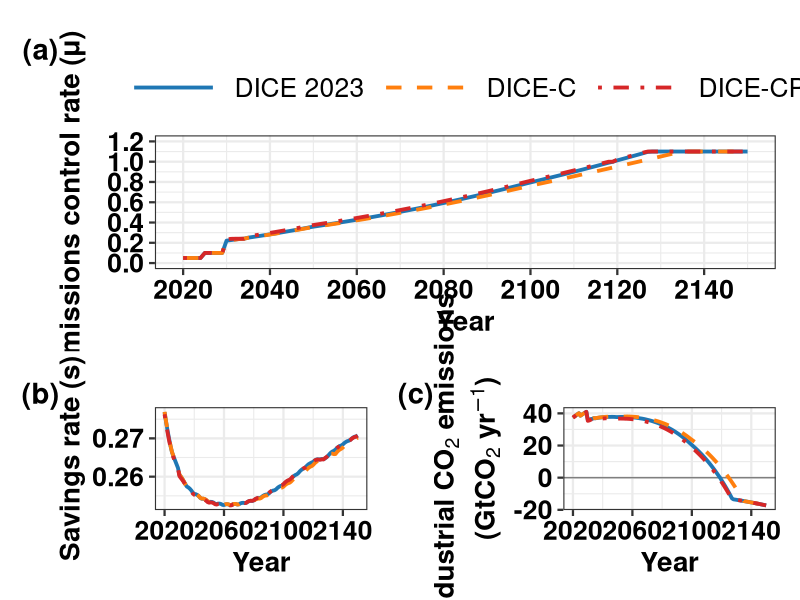
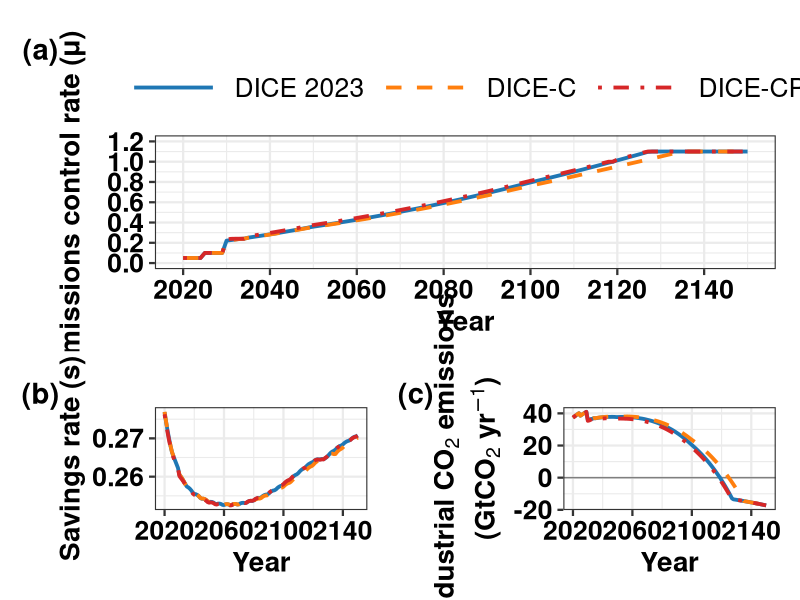
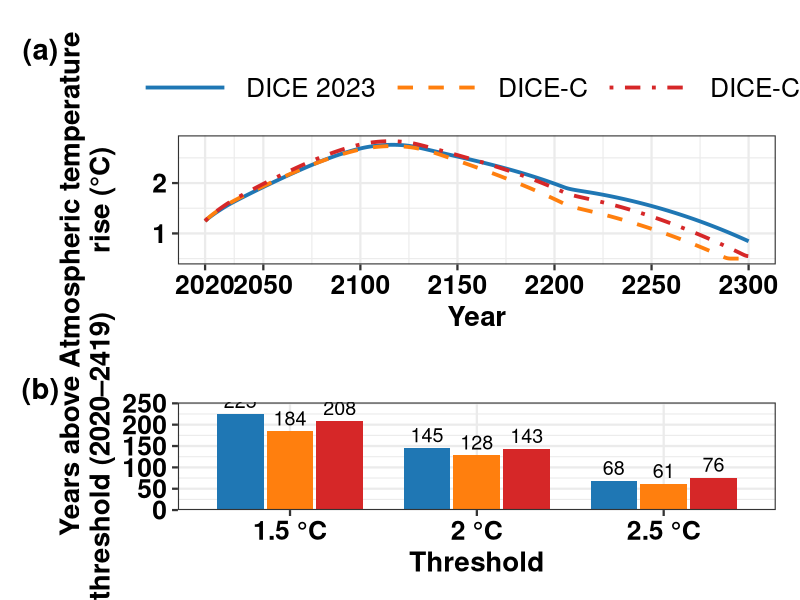
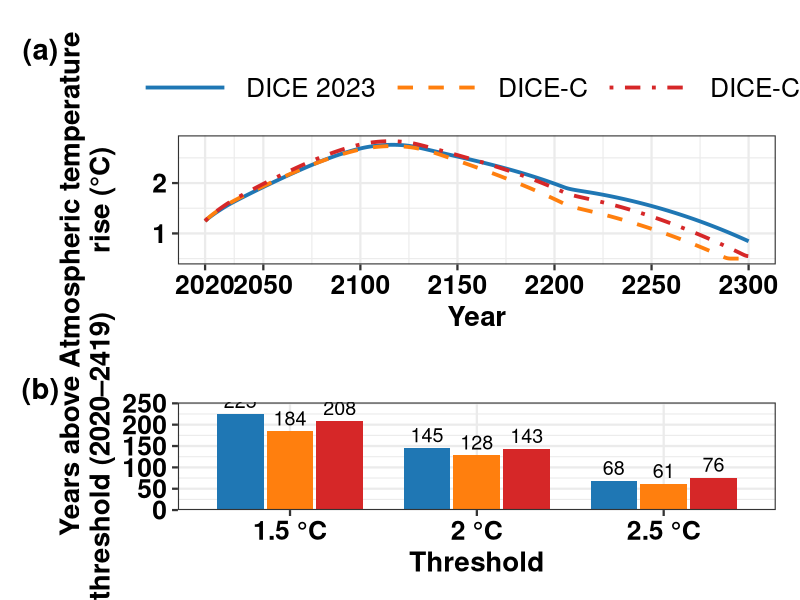
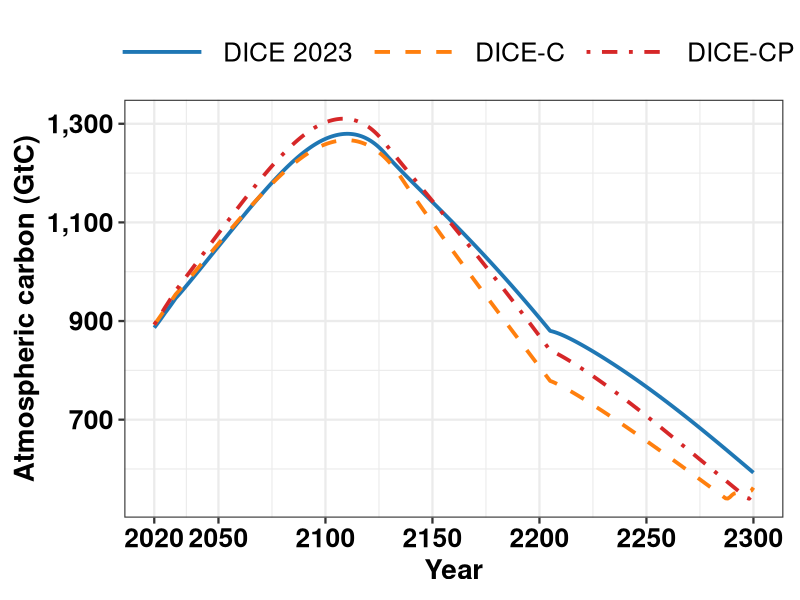
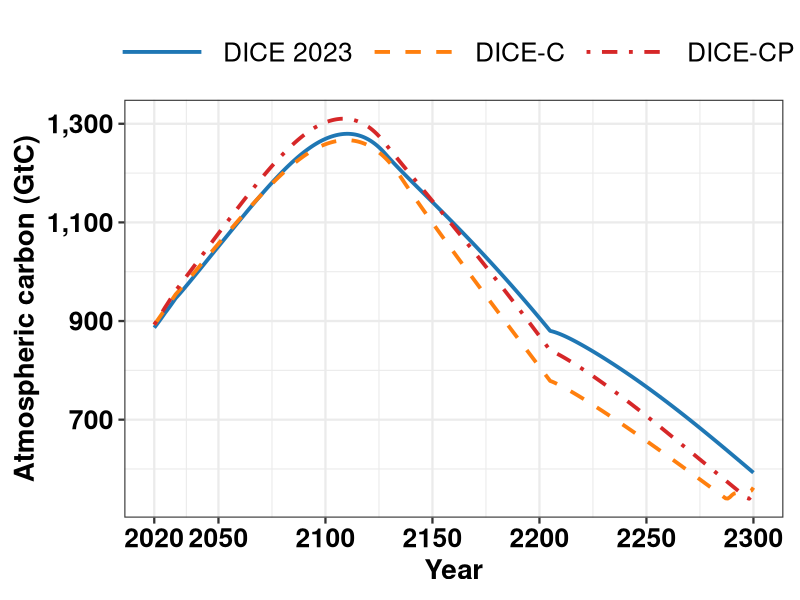
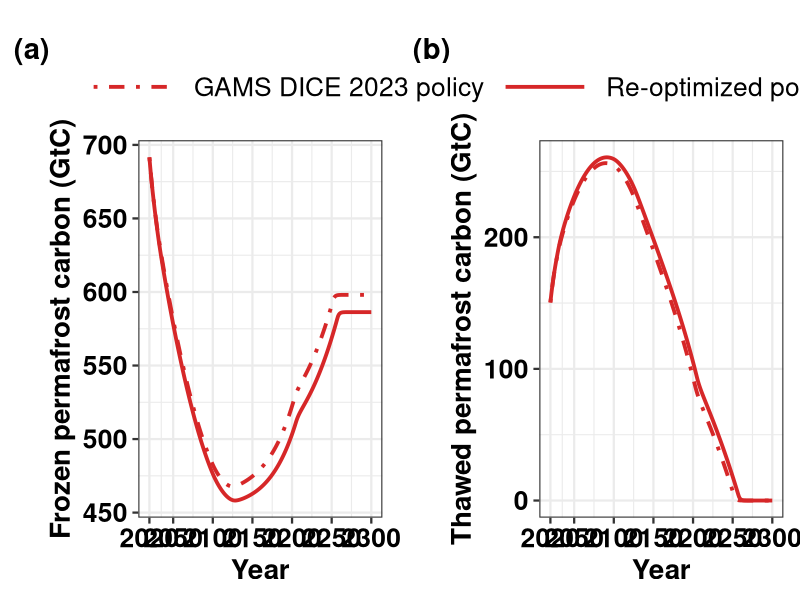
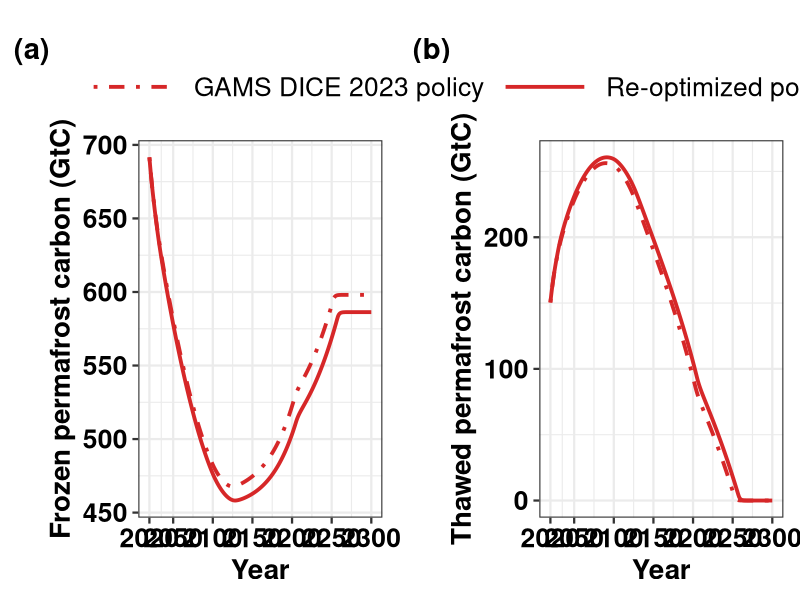

Generate these figures, in order, with R:
# Chapter 3 figures, corrected physics (generated from ch4_figures.R, 2026-11-17).
# Reads figdata_corrected/ (ch3_outcomes_corrected.py); writes figures_ch3_corrected/. Reporting window 2020-2300.
# =============================================================================
# Chapter 4 (re-optimization paper) figures
#
# Reads ONLY figdata/*.csv, written by chapter4_outcomes_table.py from the final
# saved trajectories (DICE 2023 dt=1; DICE-C and DICE-CP at 5 substeps/yr).
# Every annotated number is computed from those files, not typed in, so the
# figures always agree with chapter4_outcomes_table.md.
#
# Regenerate the data first if any trajectory changes:
#   ~/anaconda3/envs/dice/bin/python chapter4_outcomes_table.py
# Then, from this folder:
#   Rscript ch4_figures.R
# Output: figures_ch4/*.pdf, *.png and caption_notes.md (caption numbers, computed from the data)
# Figure order: 1 policy, 2 warming, 3 permafrost, 4 atmospheric carbon, 5 welfare differences,
# 6 DICE-CP temperature under GAMS vs re-optimized policy (or 5+6 combined), A1 resolution, A2 multiple starts.
#
# Style follows Chapter 3 (DICE_eco_feedbacks/DICE2023 Rproj/Visualizations.R):
# same configuration colours/linetypes and the same base theme.
# =============================================================================

library(readr)
library(dplyr)
library(tidyr)
library(ggplot2)
library(patchwork)
library(scales)

# Run from the script's own folder (works with Rscript and RStudio "Source")
this_dir <- tryCatch(dirname(normalizePath(sys.frame(1)$ofile)), error = function(e) NULL)
if (is.null(this_dir)) {
  args <- commandArgs(trailingOnly = FALSE)
  f <- sub("^--file=", "", args[grep("^--file=", args)])
  if (length(f)) this_dir <- dirname(normalizePath(f))
}
if (!is.null(this_dir)) setwd(this_dir)

out_dir <- Sys.getenv("CH4_FIG_DIR", "figures_ch3_corrected")
dir.create(out_dir, showWarnings = FALSE)

# Set TRUE to put atmospheric carbon in Figure 2 (warming) as panel (c) instead of a separate Figure 4
ATM_CARBON_AS_FIG2D <- FALSE
# Industrial emissions (Fig 1c) in GtCO2/yr, as DICE reports them; TRUE plots GtC/yr instead
EMISSIONS_IN_GTC <- FALSE
# Appendix figures A1 (resolution) and A2 (multiple starts)
MAKE_APPENDIX <- TRUE
# TRUE: welfare differences and the DICE-CP temperature comparison as one two-panel Figure 5
COMBINE_FIG5_6 <- FALSE
# End year of the policy figure (Fig 1). All other figures run 2020-2300.
FIG1_END <- as.numeric(Sys.getenv("CH4_FIG1_END", "2150"))

# Standard x-axis ticks: every 100 years on the full 2020-2300 horizon,
# every 20 years (40 in the small panels) on a short window.
x_breaks <- function(end = 2300, small = FALSE)
  if (end > 2200) c(2020, seq(2050, 2300, 50)) else seq(2020, end, if (small) 40 else 20)
x_full <- scale_x_continuous(limits = c(2020, 2300), breaks = x_breaks())

# ---- data ----------------------------------------------------------------------
cfg_levels <- c("DICE 2023", "DICE-C", "DICE-CP")
ts   <- read_csv("figdata_corrected/ch4_timeseries.csv", show_col_types = FALSE) %>%
  mutate(config = factor(config, levels = cfg_levels))
ch34 <- read_csv("figdata_corrected/ch4_ch3_vs_ch4_dicecp.csv", show_col_types = FALSE)
runs <- read_csv("figdata_corrected/ch4_runs_resolution_multistart.csv", show_col_types = FALSE)
uopt <- read_csv("figdata_corrected/ch4_uacc_opt_vs_gams.csv", show_col_types = FALSE)
topt <- read_csv("figdata_corrected/ch4_tatm_opt_vs_gams.csv", show_col_types = FALSE)

GTCO2_PER_GTC <- 3.666   # same factor the models use

# ---- style (Chapter 3) ----------------------------------------------------------
base_theme <- theme_bw(base_size = 17) +
  theme(
    text = element_text(color = "black"),
    axis.title = element_text(color = "black", size = 20, face = "bold"),
    axis.text = element_text(color = "black", size = 19, face = "bold"),
    legend.text = element_text(color = "black", size = 19),
    legend.title = element_text(color = "black", size = 20),
    plot.tag = element_text(color = "black", size = 21, face = "bold"),
    plot.margin = margin(t = 20, r = 12, b = 10, l = 10)
  )
series_colors    <- c("DICE 2023" = "#1f77b4", "DICE-C" = "#ff7f0e", "DICE-CP" = "#d62728")
series_linetypes <- c("DICE 2023" = "solid",   "DICE-C" = "dashed",  "DICE-CP" = "dotdash")
lw <- 1.3              # line width for model series
ann_size <- 5.5        # annotation text size (mm)

scale_cfg <- list(
  scale_color_manual(values = series_colors, name = NULL),
  scale_linetype_manual(values = series_linetypes, name = NULL)
)

# PDF device that can draw μ, °, → and en dashes: Cairo if it loads (needs XQuartz on
# macOS), otherwise the native macOS Quartz PDF device, otherwise plain pdf().
pdf_device <- local({
  ok <- function(dev) tryCatch({ f <- tempfile(fileext = ".pdf"); dev(f); plot.new(); text(0.5, 0.5, "μ °C →"); dev.off(); TRUE },
                               error = function(e) FALSE, warning = function(w) FALSE)
  if (ok(function(f) cairo_pdf(f))) cairo_pdf
  else if (.Platform$OS.type == "unix" && capabilities("aqua") &&
           ok(function(f) quartz(type = "pdf", file = f)))
    function(filename, width, height, ...) quartz(type = "pdf", file = filename, width = width, height = height)
  else pdf
})

save_fig <- function(p, name, width, height) {
  ggsave(file.path(out_dir, paste0(name, ".pdf")), p, width = width, height = height, device = pdf_device)
  ggsave(file.path(out_dir, paste0(name, ".png")), p, width = width, height = height, dpi = 300)
  message("saved ", name)
}

# ---- derived values (all from the CSVs) -----------------------------------------
first_year <- function(df, cond) { y <- df$year[cond]; if (length(y)) min(y) else NA }

mu1 <- ts %>% filter(!is.na(miu)) %>% group_by(config) %>%
  summarise(year = min(year[miu >= 1 - 1e-6]), .groups = "drop")   # mu first reaches 1.0

cum_ind <- ts %>% filter(year >= 2020, year <= 2099) %>% group_by(config) %>%
  summarise(cum_gtc = sum(eind_gtco2) / GTCO2_PER_GTC, .groups = "drop")         # 2020-2100, GtC

cp  <- ts %>% filter(config == "DICE-CP")
c0  <- cp$Cperm[cp$year == 2020]
loss_total <- c0 - cp$Cperm[cp$year == 2300]
y50 <- first_year(cp, c0 - cp$Cperm >= 0.5 * loss_total)
y90 <- first_year(cp, c0 - cp$Cperm >= 0.9 * loss_total)
thaw_pk <- cp %>% slice_max(thawedC, n = 1, with_ties = FALSE)

loss_2100   <- c0 - cp$Cperm[cp$year == 2100]
offset_2100 <- cum_ind$cum_gtc[cum_ind$config == "DICE-C"] - cum_ind$cum_gtc[cum_ind$config == "DICE-CP"]

ca_pk <- ts %>% group_by(config) %>% slice_max(Ca, n = 1, with_ties = FALSE) %>% ungroup()

wide_T <- ts %>% select(config, year, TATM) %>% pivot_wider(names_from = config, values_from = TATM)
yrs_above <- ts %>% filter(year <= 2419) %>% group_by(config) %>%
  summarise(`1.5 °C` = sum(TATM > 1.5), `2 °C` = sum(TATM > 2), `2.5 °C` = sum(TATM > 2.5), .groups = "drop") %>%
  pivot_longer(-config, names_to = "threshold", values_to = "years") %>%
  mutate(threshold = factor(threshold, levels = c("1.5 °C", "2 °C", "2.5 °C")))


# Caption notes: numbers for the captions are collected here and written to
# figures_ch4/caption_notes.md at the end, so captions never need retyping.
notes <- character()
note <- function(...) notes <<- c(notes, paste0(...))
legend_top <- theme(legend.position = "top", legend.key.width = unit(2.5, "cm"))
cp_col <- series_colors[["DICE-CP"]]

# =============================================================================
# Figure 1. Optimal policy: a planner facing permafrost abates sooner
# =============================================================================
pol <- ts %>% filter(year <= FIG1_END, !is.na(miu))

p1a <- ggplot(pol, aes(year, miu)) +
  geom_line(aes(colour = config, linetype = config), linewidth = lw) +
  scale_cfg + scale_y_continuous(limits = c(0, 1.2), breaks = seq(0, 1.2, 0.2)) +
  scale_x_continuous(limits = c(2020, FIG1_END), breaks = x_breaks(FIG1_END)) +
  labs(x = "Year", y = "Emissions control rate (μ)", tag = "(a)") +
  base_theme + legend_top

p1b <- ggplot(ts %>% filter(year <= FIG1_END, !is.na(s)), aes(year, s)) +
  geom_line(aes(colour = config, linetype = config), linewidth = lw) +
  scale_cfg + scale_x_continuous(limits = c(2020, FIG1_END), breaks = x_breaks(FIG1_END, small = TRUE)) +
  labs(x = "Year", y = "Savings rate (s)", tag = "(b)") +
  base_theme + theme(legend.position = "none")

# Emissions units: DICE reports emissions in GtCO2/yr; set EMISSIONS_IN_GTC <- TRUE (top of
# script) to plot GtC/yr instead, matching the GtC units of the carbon stocks in Figs 3-4.
emis <- ts %>% filter(year <= FIG1_END, !is.na(eind_gtco2)) %>%
  mutate(e = if (EMISSIONS_IN_GTC) eind_gtco2 / GTCO2_PER_GTC else eind_gtco2)
emis_ylab <- if (EMISSIONS_IN_GTC) expression(atop(bold("Industrial CO"[2] * " emissions"), bold("(GtC yr"^-1 * ")"))) else
  expression(atop(bold("Industrial CO"[2] * " emissions"), bold("(GtCO"[2] * " yr"^-1 * ")")))
p1c <- ggplot(emis, aes(year, e)) +
  geom_hline(yintercept = 0, colour = "grey50", linewidth = 0.5) +
  geom_line(aes(colour = config, linetype = config), linewidth = lw) +
  scale_cfg + scale_x_continuous(limits = c(2020, FIG1_END), breaks = x_breaks(FIG1_END, small = TRUE)) +
  labs(x = "Year", y = emis_ylab, tag = "(c)") +
  base_theme + theme(legend.position = "none")

fig1 <- p1a / (p1b | p1c) + plot_layout(heights = c(1.3, 1))
save_fig(fig1, "fig1_optimal_policy", 16, 14)

note("## Figure 1 (optimal policy)\n",
     "- (a) μ first reaches 1.0 in ", paste0(mu1$year, " (", mu1$config, ")", collapse = ", "),
     ". The GAMS μ ceiling binds in 2030–34 (0.24) for all three, and in 2035–39 (0.36) for DICE-CP only; ",
     "it rises to 1.1 in 2120, allowing net-negative industrial CO₂.\n",
     "- (b) The short savings spike around 2120 coincides with the μ ceiling rising from 1.0 to 1.1 ",
     "(inherited GAMS schedule; anticipation is observed, not derived). From 2205",
     if (FIG1_END < 2205) " (outside this window)" else "", " s is fixed at 0.28, as in GAMS.\n",
     "- (c) Cumulative industrial CO₂ 2020–2100: ",
     paste0(cum_ind$config, " ", round(cum_ind$cum_gtc), " GtC", collapse = ", "), ".\n")

# =============================================================================
# Figure 2. Warming that optimal policy does not offset (+ optional (c) carbon)
# =============================================================================
p2a <- ggplot(ts, aes(year, TATM)) +
  geom_line(aes(colour = config, linetype = config), linewidth = lw) +
  scale_cfg + x_full +
  labs(x = "Year", y = "Atmospheric temperature\nrise (°C)", tag = "(a)") +
  base_theme + legend_top

p2b <- ggplot(yrs_above, aes(threshold, years, fill = config)) +
  geom_col(position = position_dodge(width = 0.8), width = 0.75) +
  geom_text(aes(label = years), position = position_dodge(width = 0.8), vjust = -0.4, size = ann_size - 0.5) +
  scale_fill_manual(values = series_colors, name = NULL) +
  scale_y_continuous(expand = expansion(mult = c(0, 0.12))) +
  labs(x = "Threshold", y = "Years above\nthreshold (2020–2419)", tag = "(b)") +
  base_theme + theme(legend.position = "none")

# atmospheric carbon: Figure 4, or Figure 2(c) if ATM_CARBON_AS_FIG2D
p_ca <- ggplot(ts, aes(year, Ca)) +
  geom_line(aes(colour = config, linetype = config), linewidth = lw) +
  scale_cfg + x_full +
  scale_y_continuous(labels = comma) +
  labs(x = "Year", y = "Atmospheric carbon (GtC)") +
  base_theme

if (ATM_CARBON_AS_FIG2D) {
  fig2 <- p2a / (p2b | (p_ca + labs(tag = "(c)") + theme(legend.position = "none"))) +
    plot_layout(heights = c(1.2, 1))
  save_fig(fig2, "fig2_warming", 16, 13)
} else {
  fig2 <- p2a / p2b + plot_layout(heights = c(1.2, 1))
  save_fig(fig2, "fig2_warming", 16, 13)
  save_fig(p_ca + legend_top, "fig4_atmospheric_carbon", 14, 7.5)
}

onfloor <- ts %>% filter(config == "DICE-C") %>% mutate(f = TATM < 0.5 + 1e-3)
floor_first <- min(onfloor$year[onfloor$f])
floor_from  <- max(onfloor$year[!onfloor$f]) + 1          # start of the final stretch on the floor
ca_early <- ts %>% filter(config %in% c("DICE-C", "DICE-CP"), year <= 2030) %>% group_by(config) %>%
  summarise(c0 = Ca[year == 2020], cmin = min(Ca), ymin = year[which.min(Ca)], .groups = "drop")
note("## Figure 2 (warming)\n",
     "- (a) DICE-C first reaches 0.5 °C in ", floor_first, " and stays there from ", floor_from,
     ": this is the lower bound on temperature inherited from the GAMS code (TATM.lo = 0.5, ",
     "imposed by Nordhaus for numerical stability), not a physical result.\n",
     "- (b) Colours as in (a); no separate legend.\n",
     if (ATM_CARBON_AS_FIG2D) "- (c) See Figure 4 notes.\n" else "")
note("## Figure 4 (atmospheric carbon)\n",
     "- Peaks: ", paste0(sprintf("%s %s GtC in %d", ca_pk$config, comma(round(ca_pk$Ca)), ca_pk$year), collapse = "; "), ".\n",
     "- DICE-C and DICE-CP start from the 2020 state of a historical spin-up of the Lenton carbon cycle (419 ppm), ",
     "so there is no initial transient; DICE 2023 starts from its own 2020 DFAIR state.\n")

# =============================================================================
# Figure 3. Permafrost carbon in DICE-CP: GAMS DICE 2023 policy vs re-optimized policy
#   "GAMS policy" = the Chapter 4 DICE-CP model run with the GAMS DICE 2023 controls
#   (the Chapter 3 policy); it reproduces Chapter 3 to within 0.01 °C.
# =============================================================================
pol_lab <- c(gams = "GAMS DICE 2023 policy", opt = "Re-optimized policy")
perm <- ch34 %>%
  select(year, Cperm_gams = Cperm_ch4_model_gams_controls, Cperm_opt = Cperm_ch4_optimized,
         thawedC_gams = thawedC_ch4_model_gams_controls, thawedC_opt = thawedC_ch4_optimized) %>%
  pivot_longer(-year, names_to = c(".value", "policy"), names_sep = "_") %>%
  mutate(policy = factor(pol_lab[policy], levels = pol_lab))
pol_scale <- scale_linetype_manual(values = setNames(c("dotdash", "solid"), pol_lab), name = NULL)

p3a <- ggplot(perm, aes(year, Cperm, linetype = policy)) +
  geom_line(colour = cp_col, linewidth = lw) + pol_scale +
  x_full +
  labs(x = "Year", y = "Frozen permafrost carbon (GtC)", tag = "(a)") + base_theme

p3b <- ggplot(perm, aes(year, thawedC, linetype = policy)) +
  geom_line(colour = cp_col, linewidth = lw) + pol_scale +
  x_full +
  labs(x = "Year", y = "Thawed permafrost carbon (GtC)", tag = "(b)") + base_theme

fig3 <- (p3a | p3b) + plot_layout(guides = "collect") &
  theme(legend.position = "top", legend.key.width = unit(2.5, "cm"), legend.box.margin = margin(b = 10))
fig3 <- fig3 + plot_annotation(theme = theme(plot.margin = margin(t = 5)))
save_fig(fig3, "fig3_permafrost_carbon", 16, 8)

pw <- perm %>% select(year, policy, Cperm, thawedC)
lossf <- function(pl, y) c0 - pw$Cperm[pw$policy == pl & pw$year == y]
tpk <- pw %>% group_by(policy) %>% slice_max(thawedC, n = 1, with_ties = FALSE) %>% ungroup()
note("## Figure 3 (permafrost carbon, DICE-CP)\n",
     "- Both lines are DICE-CP. The GAMS-policy line is the same model run with the GAMS DICE 2023 ",
     "controls (the Chapter 2 runs).\n",
     sprintf("- (a) Frozen carbon lost by 2100: %.0f GtC (GAMS policy) vs %.0f GtC (re-optimized); by 2300: %.0f vs %.0f GtC.\n",
             lossf(pol_lab[["gams"]], 2100), lossf(pol_lab[["opt"]], 2100),
             lossf(pol_lab[["gams"]], 2300), lossf(pol_lab[["opt"]], 2300)),
     "- (b) Thawed pool peaks: ", paste0(sprintf("%.1f GtC in %d (%s)", tpk$thawedC, tpk$year, tpk$policy), collapse = "; "), ".\n")

# =============================================================================
# Figure 5. Welfare: U_acc differences (raw units)
# Figure 6. DICE-CP temperature, GAMS DICE 2023 policy vs re-optimized policy
#   With COMBINE_FIG5_6 = TRUE both are written as one figure (fig5_welfare_temperature).
#   "GAMS policy" = Chapter 4 DICE-CP model run with the GAMS controls, as in Figure 3.
# =============================================================================
pct <- function(a, b) 100 * (a / b - 1)
# Delta U_acc relative to optimized DICE 2023; colour = model, line type = policy
du <- uopt %>%
  transmute(year,
            `DICE-C_opt` = dicec_opt - dice2023_opt, `DICE-C_gams` = dicec_gams - dice2023_opt,
            `DICE-CP_opt` = dicecp_opt - dice2023_opt, `DICE-CP_gams` = dicecp_gams - dice2023_opt) %>%
  pivot_longer(-year, names_to = c("config", "policy"), names_sep = "_", values_to = "d") %>%
  mutate(config = factor(config, levels = cfg_levels),
         policy = factor(pol_lab[policy], levels = pol_lab))

p5 <- ggplot(du, aes(year, d, colour = config, linetype = policy)) +
  geom_hline(yintercept = 0, colour = "grey50") +
  geom_line(linewidth = lw) +
  scale_color_manual(values = series_colors, name = NULL, drop = TRUE) +
  pol_scale + x_full +
  labs(x = "Year", y = expression(bold(Delta * U[acc] * " from DICE 2023"))) +
  base_theme + legend_top + theme(legend.box = "vertical")

c34 <- ch34 %>% select(year, gams = TATM_ch4_model_gams_controls, opt = TATM_ch4_optimized)
long34 <- c34 %>% pivot_longer(-year, names_to = "policy", values_to = "TATM") %>%
  mutate(policy = factor(pol_lab[policy], levels = pol_lab))
p6 <- ggplot() +
  geom_ribbon(data = c34, aes(year, ymin = opt, ymax = gams), fill = cp_col, alpha = 0.15) +
  geom_line(data = long34, aes(year, TATM, linetype = policy), colour = cp_col, linewidth = lw) +
  pol_scale + x_full +
  labs(x = "Year", y = "DICE-CP atmospheric\ntemperature rise (°C)") +
  base_theme + legend_top

if (COMBINE_FIG5_6) {
  save_fig((p5 + labs(tag = "(a)")) / (p6 + labs(tag = "(b)")), "fig5_welfare_temperature", 14, 14)
} else {
  save_fig(p5, "fig5_welfare_cost", 14, 8)
  save_fig(p6, "fig6_ch3_vs_ch4", 14, 7.5)
}

fig5_name <- if (COMBINE_FIG5_6) "Figure 5(a)" else "Figure 5"
fig6_name <- if (COMBINE_FIG5_6) "Figure 5(b)" else "Figure 6"
u_at <- function(col, y) uopt[[col]][uopt$year == y]
note("## ", fig5_name, " (welfare differences)\n",
     "- ΔU_acc relative to the optimized DICE 2023 run (model units; no scale_2 constant). Solid = re-optimized policy, ",
     "dot-dash = GAMS DICE 2023 policy (the Chapter 2 runs: the same models driven by the GAMS controls).\n",
     sprintf("- U_acc(2300): DICE 2023 %.1f; DICE-C %.1f re-optimized / %.1f GAMS policy; DICE-CP %.1f / %.1f.\n",
             u_at("dice2023_opt", 2300), u_at("dicec_opt", 2300), u_at("dicec_gams", 2300),
             u_at("dicecp_opt", 2300), u_at("dicecp_gams", 2300)),
     sprintf("- ΔU_acc(2300) from DICE 2023: DICE-C %+.1f / %+.1f; DICE-CP %+.1f / %+.1f (re-optimized / GAMS policy).\n",
             u_at("dicec_opt", 2300) - u_at("dice2023_opt", 2300), u_at("dicec_gams", 2300) - u_at("dice2023_opt", 2300),
             u_at("dicecp_opt", 2300) - u_at("dice2023_opt", 2300), u_at("dicecp_gams", 2300) - u_at("dice2023_opt", 2300)),
     sprintf("- Gain from re-optimizing: DICE-C %+.1f (%+.3f%%), DICE-CP %+.1f (%+.3f%%).\n",
             u_at("dicec_opt", 2300) - u_at("dicec_gams", 2300), pct(u_at("dicec_opt", 2300), u_at("dicec_gams", 2300)),
             u_at("dicecp_opt", 2300) - u_at("dicecp_gams", 2300), pct(u_at("dicecp_opt", 2300), u_at("dicecp_gams", 2300))))
pkg <- c34 %>% slice_max(gams, n = 1); pko <- c34 %>% slice_max(opt, n = 1)
dmod <- max(abs(ch34$TATM_ch4_model_gams_controls - ch34$TATM_ch3))
note("## ", fig6_name, " (DICE-CP temperature, GAMS policy vs re-optimized)\n",
     sprintf("- Re-optimizing changes DICE-CP peak warming from %.2f °C (%d) to %.2f °C (%d), %+.2f °C; ",
             pkg$gams, pkg$year, pko$opt, pko$year, pko$opt - pkg$gams),
     sprintf("in 2300 from %.2f to %.2f °C (%+.2f °C).\n",
             c34$gams[c34$year == 2300], c34$opt[c34$year == 2300], c34$opt[c34$year == 2300] - c34$gams[c34$year == 2300]),
     "- Both lines use the same model; the difference is due to the policy alone.\n")


# =============================================================================
# Figure 6 (five configurations). Temperature: DICE 2023 (optimized), and DICE-C and
#   DICE-CP under the GAMS DICE 2023 policy and the re-optimized policy.
#   Same layout as Figure 5: colour = model, line type = policy, legends on top.
# =============================================================================
t5 <- topt %>%
  transmute(year, `DICE 2023_opt` = dice2023_opt, `DICE-C_gams` = dicec_gams, `DICE-C_opt` = dicec_opt,
            `DICE-CP_gams` = dicecp_gams, `DICE-CP_opt` = dicecp_opt) %>%
  pivot_longer(-year, names_to = c("config", "policy"), names_sep = "_", values_to = "TATM") %>%
  mutate(config = factor(config, levels = cfg_levels), policy = factor(pol_lab[policy], levels = pol_lab))
p6five <- ggplot(t5, aes(year, TATM, colour = config, linetype = policy)) +
  geom_line(linewidth = lw) +
  scale_color_manual(values = series_colors, name = NULL) +
  pol_scale + x_full +
  labs(x = "Year", y = "Atmospheric temperature\nrise (°C)") +
  base_theme + legend_top + theme(legend.box = "vertical")
save_fig(p6five, "fig6_temp_five_configs", 14, 8)
pk5 <- t5 %>% group_by(config, policy) %>% slice_max(TATM, n = 1, with_ties = FALSE) %>% ungroup()
note("## Figure 6, five configurations (temperature)\n",
     "- DICE 2023 is shown at its own optimum (solid). DICE-C and DICE-CP: dot-dash = GAMS DICE 2023 policy ",
     "(Chapter 3 models driven by the GAMS controls), solid = re-optimized.\n",
     "- Peaks: ", paste0(sprintf("%s, %s: %.2f °C (%d)", pk5$config, pk5$policy, pk5$TATM, pk5$year), collapse = "; "), ".\n",
     "- DICE-CP's GAMS-policy peak is flat to ±0.0001 °C over 2124–2125.\n")

if (MAKE_APPENDIX) {
# =============================================================================
# Appendix A1. Time-step resolution: 1 vs 2 vs 5 substeps per year
# =============================================================================
keep_a1 <- tribble(~config, ~substeps, ~start,                     # one run per config and resolution
  "DICE-C", 1, "GAMS-controls start",
  "DICE-C", 2, "conservative start",
  "DICE-C", 5, "warm start from the 2-substep solution",
  "DICE-CP", 1, "warm start (earlier solution)",
  "DICE-CP", 2, "warm start from the annual-grid solution",
  "DICE-CP", 5, "warm start from the 2-substep solution")
res <- runs %>% filter(year <= 2150) %>% semi_join(keep_a1, by = c("config", "substeps", "start")) %>%
  mutate(res = factor(paste0(substeps, ifelse(substeps == 1, " substep/yr (annual)", " substeps/yr")),
                      levels = c("1 substep/yr (annual)", "2 substeps/yr", "5 substeps/yr")))
pA1 <- ggplot(res, aes(year, miu, colour = res, linetype = res, linewidth = res)) +
  geom_line() +
  facet_wrap(~config) +
  scale_color_manual(values = c("grey55", "#4a4a4a", "black"), name = NULL) +
  scale_linetype_manual(values = c("solid", "solid", "dashed"), name = NULL) +
  scale_linewidth_manual(values = c(1.3, 2.2, 1.1), name = NULL) +
  scale_x_continuous(breaks = seq(2020, 2150, 40)) +
  labs(x = "Year", y = "Emissions control rate (μ)") +
  base_theme + theme(legend.position = "top", legend.key.width = unit(2.5, "cm"),
                     strip.text = element_text(size = 19, face = "bold"))
save_fig(pA1, "figA1_resolution", 16, 7.5)
note("## Figure A1 (time-step resolution)\n",
     "- The annual grid (1 substep per year) is numerically unstable for the corrected surface ocean; ",
     "solutions at 2 and 5 substeps per year coincide, and results are reported at 5.\n")

# =============================================================================
# Appendix A2. DICE-CP from multiple starting points
#   (a) reporting resolution (2 and 5 substeps/yr): all starts reach the same optimum
#   (b) annual grid: the cold start ends in a worse local optimum
# =============================================================================
ms <- runs %>% filter(config == "DICE-CP")
pal_a <- c("warm start from the 2-substep solution" = cp_col,
           "aggressive start" = "#7f3b08", "warm start from the annual-grid solution" = "#f4a3a3")
ms_a <- ms %>% filter(substeps >= 2) %>%
  mutate(lab = factor(paste0(substeps, " substeps/yr, ", start),
                      levels = c("5 substeps/yr, warm start from the 2-substep solution",
                                 "2 substeps/yr, aggressive start",
                                 "2 substeps/yr, warm start from the annual-grid solution")))
pA2a <- ggplot(ms_a, aes(year, miu, colour = lab, linetype = lab, linewidth = lab)) +
  geom_line() +
  scale_color_manual(values = unname(pal_a), name = NULL) +
  scale_linetype_manual(values = c("solid", "dashed", "dotted"), name = NULL) +
  scale_linewidth_manual(values = c(2.6, 1.2, 1.4), name = NULL) +
  x_full +
  coord_cartesian(ylim = c(0, 1.15)) +
  guides(colour = guide_legend(ncol = 1)) +
  labs(x = "Year", y = "DICE-CP emissions\ncontrol rate (μ)", tag = "(a)",
       subtitle = "Reporting resolution (2 and 5 substeps per year)") +
  base_theme + theme(legend.position = "top", legend.key.width = unit(2.2, "cm"),
                     legend.text = element_text(size = 16), plot.subtitle = element_text(size = 18, face = "bold"))

ms_b <- ms %>% filter(substeps == 1) %>%
  mutate(lab = factor(start, levels = c("warm start (earlier solution)", "conservative start",
                                        "aggressive start", "cold start (GAMS controls)")))
pA2b <- ggplot(ms_b, aes(year, miu, colour = lab, linetype = lab, linewidth = lab)) +
  geom_line() +
  scale_color_manual(values = c("grey35", "#b8860b", "#2a9d8f", "#5b7c99"), name = NULL) +
  scale_linetype_manual(values = c("solid", "dashed", "dotted", "solid"), name = NULL) +
  scale_linewidth_manual(values = c(2.2, 1.4, 1.4, 1.2), name = NULL) +
  x_full +
  coord_cartesian(ylim = c(0, 1.15)) +
  guides(colour = guide_legend(ncol = 2)) +
  labs(x = "Year", y = "DICE-CP emissions\ncontrol rate (μ)", tag = "(b)",
       subtitle = "Annual grid (1 substep per year)") +
  base_theme + theme(legend.position = "top", legend.key.width = unit(2.2, "cm"),
                     legend.text = element_text(size = 16), plot.subtitle = element_text(size = 18, face = "bold"))

save_fig(pA2a / pA2b, "figA2_multistart_dicecp", 16, 14)

ms_tab <- ms %>% distinct(substeps, start, Uacc2420) %>% arrange(desc(substeps), desc(Uacc2420))
cold_holiday <- ms %>% filter(start == "cold start (GAMS controls)", year > 2200, miu < 0.5) %>% pull(year)
note("## Figure A2 (DICE-CP multiple starts)\n",
     "- (a) At the reporting resolution every start that converged reaches the same optimum.\n",
     "- (b) On the annual grid, the cold start (GAMS controls) ends in a worse local optimum: μ collapses ",
     "to near zero around ", min(cold_holiday), "–", max(cold_holiday), ".\n",
     "- U_acc(2300) by run:\n\n| Substeps/yr | Start | U_acc(2300) |\n|---|---|---|\n",
     paste0("| ", ms_tab$substeps, " | ", ms_tab$start, " | ",
            ifelse(is.na(ms_tab$Uacc2420), "trajectory not saved", sprintf("%.1f", ms_tab$Uacc2420)), " |", collapse = "\n"),
     "\n\n- A third 2-substep start (conservative) did not converge and is not shown.\n")

}  # MAKE_APPENDIX

writeLines(c("# Caption notes (generated by ch3_figures_corrected.R; numbers computed from figdata_corrected/)\n", notes),
           file.path(out_dir, "caption_notes.md"))
message("All figures written to ", normalizePath(out_dir))
